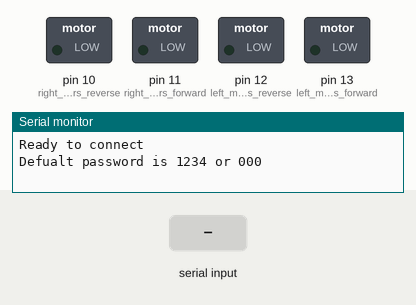
Simulated run of this sketch. Board: Arduino Uno, built with avr-gcc and run on an emulated ATmega328P. Parts: switched loads named in the sketch (green lamp = pin HIGH), the last lines printed to the serial monitor. The inputs (shaded band) are chosen by the test bench.

Above: at 1.2 s.
1.3 s: "F" received over Serial
At 2.4 s:
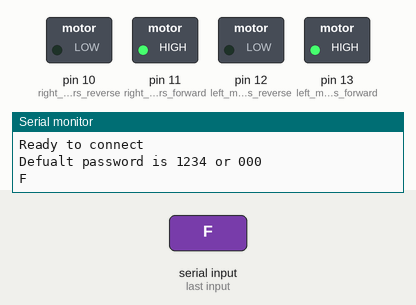
2.9 s: "B" received over Serial
At 3.6 s:
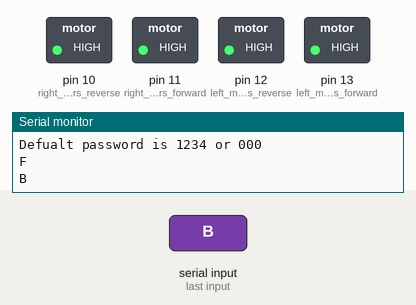
Timing chart, 0 to 5.9 s (numbered marks = the images above; inputs shaded):
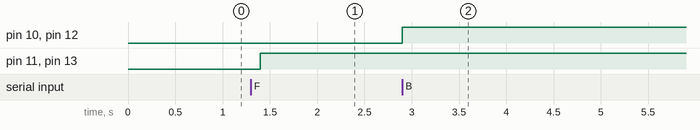

The sketch:

controller.ino
```cpp
#include <SoftwareSerial.h>


char t;

void setup() {

pinMode(13,OUTPUT);   //left motors forward
pinMode(12,OUTPUT);   //left motors reverse
pinMode(11,OUTPUT);   //right motors forward
pinMode(10,OUTPUT);   //right motors reverse

SoftwareSerial mySerial(0 , 1); // RX | TX

Serial.begin(9600);
 Serial.println("Ready to connect\nDefualt password is 1234 or 000");
}


void loop() {
if(Serial.available()){
  t = Serial.read();
  Serial.println(t);
}

//move forward(all motors rotate in forward direction)
if(t == 'F'){
  digitalWrite(13,HIGH);
  digitalWrite(11,HIGH);
}
//move reverse (all motors rotate in reverse direction)
else if(t == 'B'){
  digitalWrite(12,HIGH);
  digitalWrite(10,HIGH);
}
 //turn right (left side motors rotate in forward direction, right side motors doesn't rotate)
else if(t == 'L'){
  digitalWrite(11,HIGH);
}
//turn left (right side motors rotate in forward direction, left side motors doesn't rotate)
else if(t == 'R'){
  digitalWrite(13,HIGH);
}
 //turn led on or off)
else if(t == 'W'){
  digitalWrite(9,HIGH);
}
else if(t == 'w'){
  digitalWrite(9,LOW);
}
//STOP (all motors stop)
else if(t == 'S'){
  digitalWrite(13,LOW);
  digitalWrite(12,LOW);
  digitalWrite(11,LOW);
  digitalWrite(10,LOW);
}

delay(100);
}
```

Measured:
- after the input at 1.3 s, pin 11 (right_motors_forward), pin 13 (left_motors_forward): LOW → HIGH after 0.10 s
- after the input at 2.9 s, pin 10 (right_motors_reverse), pin 12 (left_motors_reverse): LOW → HIGH at once
